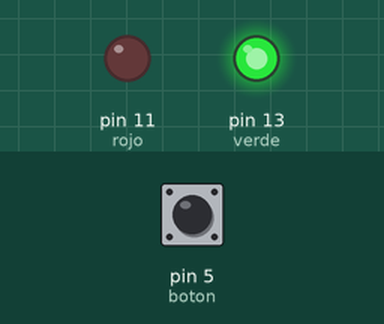
Recording of a sketch running on a simulated Arduino Uno, built with avr-gcc and run on an emulated ATmega328P. Shown: output pins drawn as LEDs (lit = HIGH). The inputs (shaded band) are chosen by the test bench; at power-on: pin 5 (boton) LOW.

Above: at 1.2 s.
1.3 s: pin 5 (boton) pulled HIGH for 0.15 s
At 1.37 s:
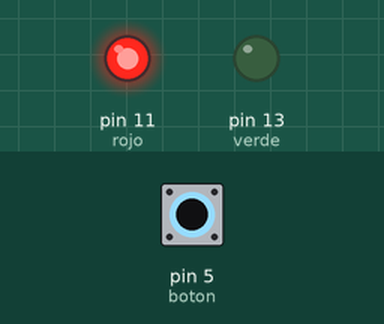
2.9 s: pin 5 (boton) pulled HIGH for 3.2 s
At 7.5 s:
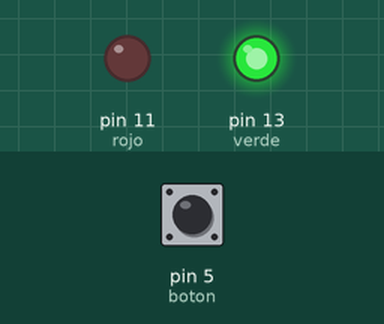
Timing chart, 0 to 9.0 s (numbered marks = the images above; inputs shaded):
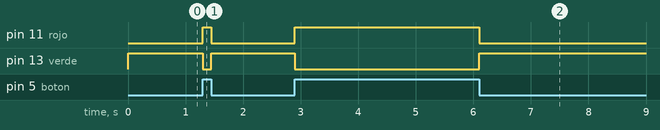

The sketch:

semaforo.ino
```cpp
const int rojo = 11;
const int verde = 13;
const int amarillo = 11;
const int boton = 5;
int lecturaBoton;

void setup() {
  // put your setup code here, to run once:
  pinMode(rojo, OUTPUT);
  pinMode(verde, OUTPUT);
  pinMode(amarillo, OUTPUT);
  pinMode(boton, INPUT);
}

void loop() {

  lecturaBoton = digitalRead(boton);

  if (lecturaBoton == HIGH) {
    digitalWrite(amarillo, HIGH);
    digitalWrite(verde, LOW);

  } else {
    digitalWrite(verde, HIGH);
    digitalWrite(amarillo, LOW);
  }


  // digitalWrite(verde, HIGH);  //encendemos el led rojo
  // delay(500);                //esperamos 2 segundos
  // digitalWrite(verde, LOW);   //apagamos el led rojo
  // delay(500);
  // digitalWrite(verde, HIGH);  //encendemos el led rojo
  // delay(500);                //esperamos 2 segundos
  // digitalWrite(verde, LOW);   //apagamos el led rojo
  // delay(500);
  // digitalWrite(verde, HIGH);  //encendemos el led rojo
  // delay(500);                //esperamos 2 segundos
  // digitalWrite(verde, LOW);   //apagamos el led rojo
  // delay(500);


  // digitalWrite(amarillo, HIGH);  //encendemos el led amarillo
  // delay(1000);                   //esperamos 2 segundos
  // digitalWrite(amarillo, LOW);   //apagamos el led amarillo
  // delay(500);                    //esperamos medio segundo

  // digitalWrite(rojo, HIGH);  //encendemos el led verde
  // delay(1000);               //esperamos 2 segundos
  // digitalWrite(rojo, LOW);   //apagamos el led verde
  // delay(500);                //esperamos medio segundo
}
```

Measured:
- after the input at 1.3 s, pin 11 (rojo): LOW → HIGH at once, → LOW 0.15 s later; pin 13 (verde): HIGH → LOW at once, → HIGH 0.15 s later
- after the input at 2.9 s, pin 11 (rojo): LOW → HIGH at once, → LOW 3.2 s later; pin 13 (verde): HIGH → LOW at once, → HIGH 3.2 s later
